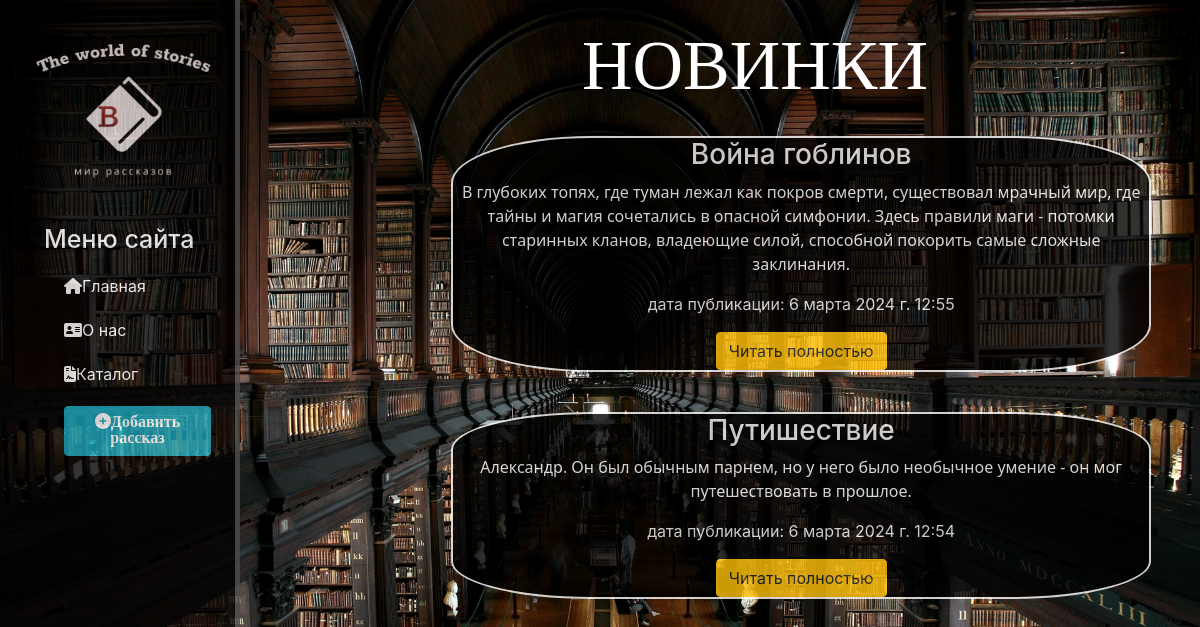
Page /catalog/ on the committed database.
### my_catalog/models.py (models this page shows, shortened)
class Story(models.Model):
    title = models.CharField('Название', max_length=250)
    summary = models.CharField('Краткое описание', max_length=250, blank=True)
    content = models.TextField('Текст')
    date_publisher = models.DateTimeField('Дата публикации', auto_now=True)
    publisher = models.BooleanField('Публикация', default=True)
    class Meta:
        verbose_name = 'История'
        verbose_name_plural = 'Истории'

### my_catalog/views.py (the view)
# urls.py: path('',views.catalog_home, name='catalog_home' ),
def catalog_home(request):
    story = Story.objects.order_by('-date_publisher')
    return render(request, 'my_catalog/catalog_main.html', {'story': story})

### my_catalog/templates/my_catalog/catalog_main.html (shortened to what this page needs)
{% extends 'my_blog/layout.html' %}
{% block content %}
    <div class="features">
        <h1 class="title">НОВИНКИ</h1>
        {% if story %}
            {% for item in story %}
                <div class="al ">
                    <h3>{{ item.title }}</h3>
                    <p class="summer">{{ item.summary }}</p>
                    <p class="date">дата публикации: {{ item.date_publisher }}</p>
                    <a href="{% url 'story-detail' item.id %}" class="btn btn-warning">Читать полностью</a>
                </div>
            {% endfor %}
        {% else %}
            <p>Ещё нет записей</p>
        {% endif %}
    </div>
{% endblock %}

### my_blog/templates/my_blog/layout.html (shortened to what this page needs)
{% load static %}
<!doctype html>
<html lang="ru">
<head>
    <link rel="stylesheet" href="https://cdn.jsdelivr.net/npm/bootstrap@4.6.2/dist/css/bootstrap.min.css">
    <link rel="stylesheet" href="{% static 'my_blog/css/index.css' %}">
    <link rel="stylesheet" href="https://cdn.jsdelivr.net/npm/@fortawesome/fontawesome-free@6.4.2/css/fontawesome.min.css">
    <link rel="stylesheet" href="{% static 'my_catalog/css/catalog.css' %}">
</head>
<body>
    <aside>
        <a href="{% url 'home' %}"><img class="logo " src="{% static 'my_blog/img/wepik-professional-minimalist-booky-book-fair-logo-20240306073937J9L7.png'  %} " alt="book"></a><br>
        <div class="cont">
            <h3>Меню сайта</h3>
        <ul>
            <a href="{% url 'home' %}"><li><i class="fa-solid fa-house"></i>Главная</li></a>
            <a href="{% url 'about' %}"><li><i class="fa-solid fa-address-card"></i>О нас</li></a>
            <a href="{% url 'catalog_home' %}"><li><i class="fa-solid fa-file-contract"></i>Каталог</li></a>
            <a href="{% url 'create' %}"><li><button class="btn btn-info"><i class="fas fa-plus-circle">Добавить рассказ</i>
            </button></li></a>
        </ul>
        </div>
    </aside>
    <main>
       {% block content %}
        {% endblock %}
    </main>
</body>
</html>

### my_blog/static/my_blog/css/index.css (style rules this page uses)
body { background-color: #4d4d4d; background-image: url('/static/d2c8e870c782a15a8f3a282fd586fd8c.jpeg'); background-size: 100%; background-repeat: repeat; }
aside { float: left; background-color: black; opacity: 0.8; width: 20%; padding: 2%; height: 100vh; color: #fff; border-right: 5px solid #4d4d4d; position: fixed; }
aside img { width: 200px; float: left; }
aside h3 { margin-top: 50px; margin-left: 20px; font-size: 25px; }
aside ul { list-style: none }
aside ul li { color: white; display: block; margin-top: 20px; transition: transform .3s ease; }
main .features { float: left; margin: 2% auto 20% 20%; color: lightgoldenrodyellow; text-align: center; width: 80%; }
.title { font-family: Constantia; }
main .features .title { font-size: 70px; margin-left: 70px; color: white; }
.al { color: whitesmoke; background: black; float: left; clear: both; width: 700px; margin: 20px 22%; text-align: center; border-radius: 20%; border: white 2px solid; opacity: 0.8; }
.summer { color: white; font-family: "Segoe UI", system-ui, sans-serif; }

### rows in the picture
Story: title "Война гоблинов", summary "В глубоких топях, где туман лежал как покров смерти, существовал мрачный мир, где тайны и магия сочетались в опасной симфонии. Здесь правили маги - потомки старинных кланов, владеющие силой, способной покорить самые сложные заклинания.", date_publisher "6 марта 2024 г. 12:55"
Story: title "Путишествие", summary "Александр. Он был обычным парнем, но у него было необычное умение - он мог путешествовать в прошлое.", date_publisher "6 марта 2024 г. 12:54"
